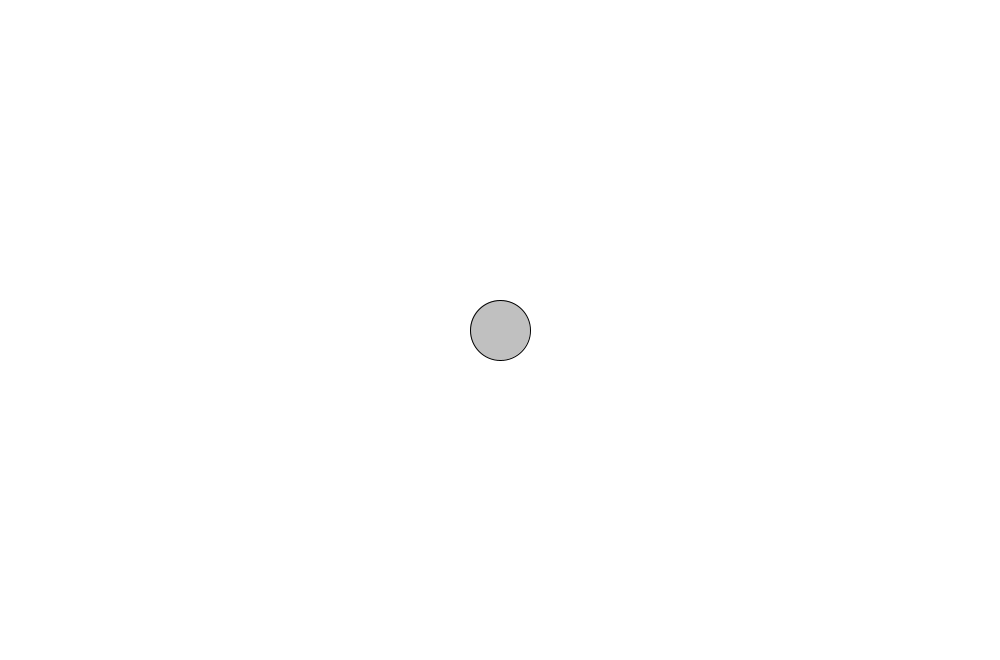
Frame 1 (no input)
Frame 60 (the mouse pressed at the canvas centre just before this capture): identical to frame 1, image omitted
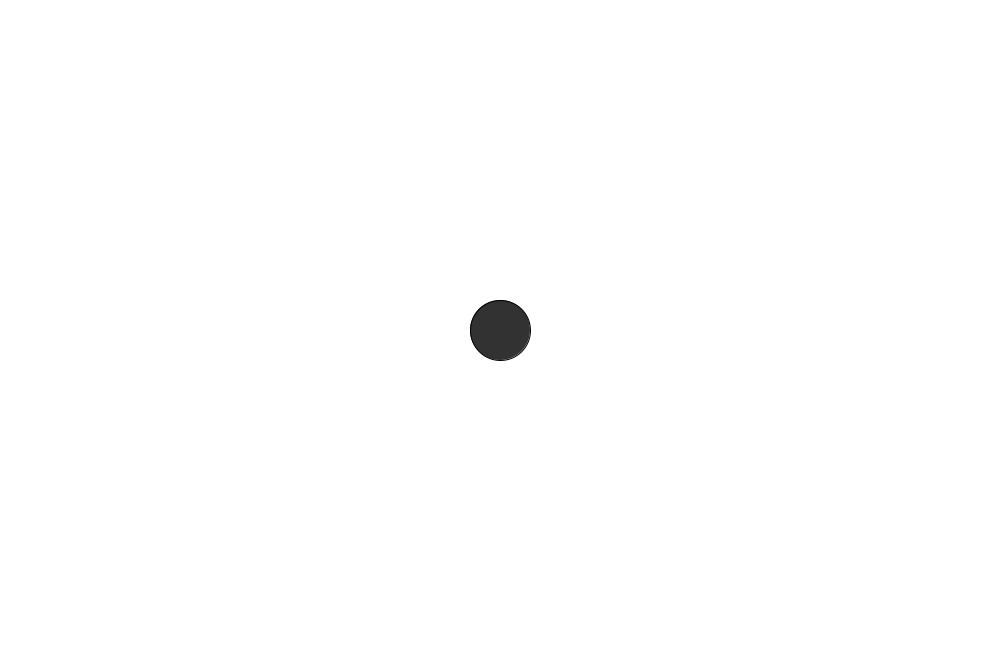
Frame 120 (the mouse held since frame 60 and released just before this capture)

The Processing sketch that drew these frames (run headless with seeded random() and noise(); from frame 60 on, the mouse is pressed at the canvas centre):

// Processing sketch: ParticleSystemArrayList
// ── ParticleSystemArrayList.pde
ArrayList <ParticleSystem> p;
Repeller repeller;

void setup()

{
  size(1000, 660);
  p = new ArrayList<ParticleSystem>();
  repeller = new Repeller();
  
}



void draw()

{
  background(255);
  PVector gravity = new PVector(0, 0.5);
  for(int i = 0; i < p.size(); i++)
  {
    p.get(i).run();
    p.get(i).applyForce(gravity);
    p.get(i).applyRepell(repeller);
  }
  repeller.display();
  repeller.mousePresent(mouseX,mouseY);
  repeller.drag();

}

void mousePressed()
{ 
  if(!repeller.hover(mouseX,mouseY))
  {
    p.add(new ParticleSystem(mouseX,mouseY, random(1,10)));
  }else
  {
    repeller.clicked(mouseX,mouseY);
  }

  
}


void keyPressed() {
  
  PVector wind = new PVector(2,0.0);
  
  PVector windL = new PVector(-2,0.0);
  
  
  if (keyCode == RIGHT) {
       for(int index = p.size()-1; index>=0; index--){
          p.get(index).applyForce(wind);
      }

     }else if (keyCode == LEFT) {
       for(int index = p.size()-1; index>=0; index--){
        
         p.get(index).applyForce(windL);
      }
     }
}
     
void mouseReleased()
{
  repeller.stopDragging();
}
// ── ParticleSystem.pde
import java.util.Iterator;

class ParticleSystem
{
 ArrayList <Particles> particles;
 PVector origin;
 float prob;

 
  ParticleSystem()
  {
    particles = new ArrayList<Particles>();
    origin = new PVector(width/2, 50);
    repeller = new Repeller();
  }
  
  ParticleSystem(float x, float y, float prob_)
  {
    particles = new ArrayList<Particles>();
    origin  = new PVector(x,y);
    prob = prob_;
    
  }
  void applyForce(PVector force)
  {
    for(Particles p: particles)
      {
        p.applyForce(repeller.repell(p));
        p.applyForce(force);
      }
  }
  
  void applyRepell(Repeller rep)
  {
       for(Particles p: particles)
      {
        p.applyForce(rep.repell(p));
      }
  }
  
  void addParticle()
  {
    //particles.add(new Particles(new PVector(width/2, 50), random(2,5)));
   if(prob < 3) particles.add(new Particles(origin, random(1,6)));
   else if (prob > 3 && prob < 6) particles.add(new SquareParticle(origin, random(1,6)));
   else if (prob >= 8) particles.add(new TriangularParticle(origin, random(3,9)));
  }
  
  
  void run()
  {
    addParticle();
      Iterator<Particles> it = particles.iterator();
      while(it.hasNext())
      {
        Particles p = (Particles) it.next();
        p.update();
        p.display();
        if(p.isDead()) it.remove();
      }
        
      
    
  }
      
  
}
// ── Particles.pde
class Particles
{
PVector loc, vel, acc;
float r;
float fade;

    Particles()
    {
      loc = new PVector(width/2, 50);
      vel = new PVector(random(-1, 1), random(-1,0));
      acc = new PVector();
      r = random(2,9);
      fade = 255;
    }
  
    Particles(PVector loc_, float size)
    
    {
      loc = loc_.get();
      vel = new PVector(random(-1, 1), random(-1,0));
      acc = new PVector(0, 0.07);
      r = size;
      fade = 250;
      
    }
    
  void applyForce(PVector force)
  {
    acc.add(PVector.div(force,r));
  }
  
  void update()
  {
    vel.add(acc);
    loc.add(vel);
    
    
    fade -= 2;
    
    acc.mult(0);
  }
  
  boolean isDead()
  {
    if (fade <= 0) return true; 
    else return false;
  }
  
  
  void display()
  {
   stroke(0, fade);
   fill(150, fade);
   
   ellipse(loc.x, loc.y, r*2, r*2);
    
  }
}
// ── Repeller.pde
class Repeller {
  
  float mass;    // Mass, tied to size
  float G;       // Gravitational Constant
  PVector position;   // position
  boolean dragging = false; // Is the object being dragged?
  boolean rollover = false; // Is the mouse over the ellipse?
  PVector dragOffset;  // holds the offset for when object is clicked on

  Repeller() {
    position = new PVector(width/2,height/2);
    mass = 30;
    G = 2.2;
    dragOffset = new PVector(0.0,0.0);
  }

  PVector repell(Particles p) {
    PVector force = PVector.sub(position,p.loc);   // Calculate direction of force
    float d = force.mag();                              // Distance between objects
    //d = constrain(d,5.0,25.0);                          // Limiting the distance to eliminate "extreme" results for very close or very far objects
    force.normalize();                                  // Normalize vector (distance doesn't matter here, we just want this vector for direction)
    float strength = -(G * mass * mass) / (d * d);     // Calculate gravitional force magnitude
    force.mult(strength);     // Get force vector --> magnitude * direction
    return force;
  }

  // Method to display
  void display() {
    ellipseMode(CENTER);
    strokeWeight(1);
    stroke(0);
    if (dragging) fill (50);
    else if (rollover) fill(100);
    else fill(175,200);
    ellipse(position.x,position.y,mass*2,mass*2);
  }

  // The methods below are for mouse interaction
  void clicked(int mx, int my) {
    float d = dist(mx,my,position.x,position.y);
    if (d < mass) {
      dragging = true;
      dragOffset.x = position.x-mx;
      dragOffset.y = position.y-my;
    }
  }

  boolean hover(int mx, int my) {
    float d = dist(mx,my,position.x,position.y);
    if (d < mass) {
      rollover = true;
      return true;
    } 
    else {
      rollover = false;
      return false;
    }
  }
  
  void mousePresent(int mx, int my) {
    float d = dist(mx,my,position.x,position.y);
    if (d < mass) {
      rollover = true;
      
    } 
    else {
      rollover = false;
     
    }
  }

  void stopDragging() {
    dragging = false;
  }



  void drag() {
    if (dragging) {
      position.x = mouseX + dragOffset.x;
      position.y = mouseY + dragOffset.y;
    }
  }

}
// ── SquareParticle.pde
class SquareParticle extends Particles
{
  float angle = PI/4;
  
  
   SquareParticle(PVector loc_, float size)
    {
    super(loc_, size);
    }
  
  
  
  void display()
  {
   pushMatrix();
   translate(loc.x, loc.y);
   rectMode(CENTER);
   stroke(0, fade);
   fill(150, fade);
   rotate(angle);
   rect(0, 0, r*2, r*2);
   popMatrix();
   angle += 0.2;
  }
  
}
// ── TriangularParticle.pde
class TriangularParticle extends SquareParticle
{
  
  TriangularParticle(PVector loc, float size)
  {
    super(loc,size);
  }
  
  void display()
  {
   pushMatrix();
   translate(loc.x, loc.y);
   stroke(0, fade);
   fill(150, fade);
   rotate(angle);
   triangle(0, 0 + r, 0 + r, 0 + r, 0 + r, 0);
   endShape();
   popMatrix();
   angle += 0.2;
    
  }
  
  
}
